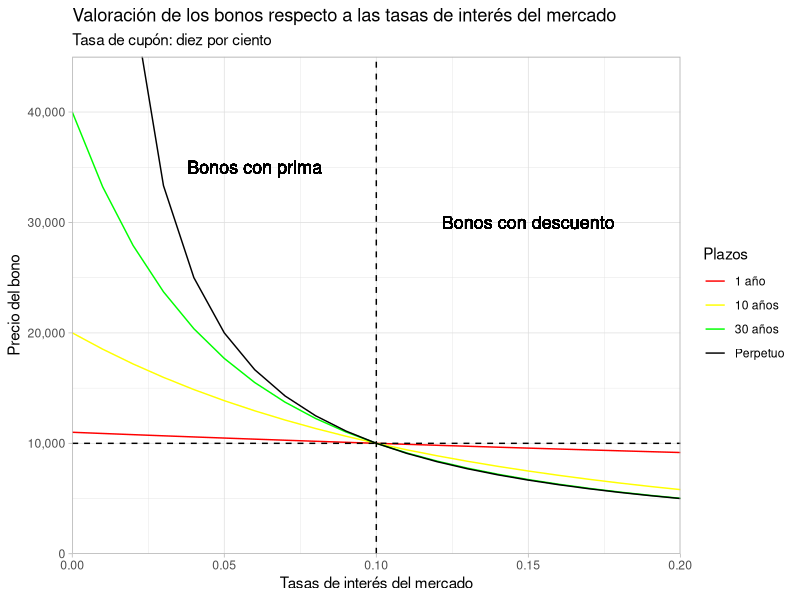
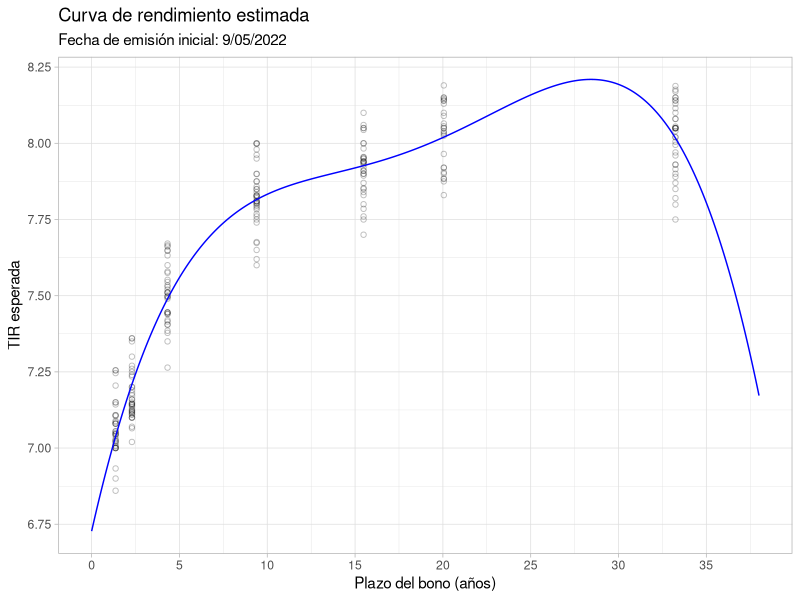

Here is the R script that generated these plots, in order:

######################################
# Instrumentos de renta fija - bonos #
######################################

# Working directory

setwd("Finanzas corporativas")

# Librerías útiles

library(tidyverse)
library(scales)

# Definición de funciones importantes

# VNA: Valor neto actual de una corriente de flujos. En el 1er flujo
# ya pasó un periodo.
vna <- function(coup, int){
  pres = 0
  tm = length(coup)
  for (k in 1:tm) {
    pres = pres + coup[k]/((1+int)^k)
  }
  return(pres)
}

# Valuación de un bono en base a la tasa de mercado vs. tasa cupón
bond_price <- function(vn, tm, i, r){
  cp <- rep(vn*i, tm)
  return(vna(cp, r) + vn/(1+r)^tm)
}

# Valores

i <- 0.1
r <- 0.1
t <- 10
vn <- 10000

bond_price(vn, t, i, r)

# Gráfico - valoración de bonos respecto a distintas tasas de mercado
#####################################################################

# Se observa cuál es la sensibilidad de los bonos ante la variación de tasas
# de mercado dependiendo del plazo del bono.

r_grid <- seq(0,0.2, by = 0.01)
t_grid <- c(1,10,30, 100000)

price_grid <- matrix(0, length(r_grid), length(t_grid)) %>% 
  cbind(r_grid) %>% as_tibble()

for (n in 1:length(t_grid)) {
  for (k in 1:length(r_grid)) {
    price_grid[k,n] <- bond_price(vn, t_grid[n], i, r_grid[k])
  }
}

ggplot(price_grid, aes(x = r_grid)) +
  geom_path(aes(y = V1, color = "red")) +
  geom_path(aes(y = V2, color = "yellow")) +
  geom_path(aes(y = V3, color = "green")) +
  geom_path(aes(y = V4, color = "black")) +
  geom_vline(xintercept = 0.10, linetype = 2) +
  geom_hline(yintercept = vn, linetype = 2) +
  geom_text(aes(x = 0.06, y = 35000), label = "Bonos con prima", cex = 4.5) +
  geom_text(aes(x = 0.15, y = 30000), label = "Bonos con descuento", cex = 4.5) +
  coord_cartesian(ylim = c(0,45000)) + 
  scale_y_continuous(breaks = seq(0,60000,10000), labels = comma,
                     expand = c(0,0)) +
  scale_x_continuous(expand = c(0,0)) + 
  scale_color_identity(name = "Plazos",
                       breaks = c("red", "yellow", "green", "black"),
                       labels = c("1 año", "10 años", "30 años", "Perpetuo"),
                       guide = "legend") +
  xlab("Tasas de interés del mercado") +
  ylab("Precio del bono") +
  labs(title = paste0("Valoración de los bonos respecto a las",
                      " tasas de interés del mercado"),
       subtitle = "Tasa de cupón: diez por ciento") +
  theme_light()

rm(list = ls())

################################################################################

# Aplicación práctica: estimación de la curva de rendimiento

# Se estimará la curva de rendimiento utilizando la información disponible en
# la página sbs.gob.pe. Así, se realizará una regresión de la TIR esperada sobre
# el plazo de vencimiento.


# Lectura de los datos:
df <- read_csv("data/hist_bonos.csv", locale=locale(encoding="latin1"))
names(df)

# Ahora, se seleccionan solo aquellos bonos emitidos por el gobierno y cuyo 
# origen sea del mercado. Además, solo se guardarán algunas variables.

# Se elegirá el día de inicio de la fecha y se asumirá un mismo día de
# emisión de bonos de tal manera de que todos los plazos anuales sean positivos.

fecha_ini <- "9/05/2022"

df <- df %>% 
  filter(`Origen(*)` == "Mercado" & Emisor == "GOB.CENTRAL") %>%
  select(tir = `TIR %`, p_limp = `P. Limpio (monto)`, p_suc = `P. Sucio (monto)`,
         f_venc = `F. Vencimiento`, coup = `Cupón`) %>% 
  mutate(
    plazo_d = as.numeric(
      difftime(as.Date(f_venc, format = "%d/%m/%Y"), 
               as.Date(fecha_ini, format = "%d/%m/%Y"),
               units = "days")),
    plazo_y = plazo_d/360) %>% 
  filter(plazo_d > 0) %>% 
  arrange(plazo_y)

# Como se hizo en clase, se estima un polinomio de orden cuatro como curva de
# rendimiento.

y_curve <- lm(tir ~ poly(plazo_y, degree = 4, raw = TRUE),
              data = df)

tir_grid <- predict(y_curve, list(plazo_y = 0:380/10))

dummy_df <- tibble(plazo_y = 0:380/10, tir = tir_grid)

ggplot(df) +
  geom_point(aes(x = plazo_y, y = tir), alpha = 0.25, shape = 21) +
  geom_path(data = dummy_df, mapping = aes(x = plazo_y, y = tir),
            color = "blue") +
  scale_x_continuous(breaks = seq(0,35,5)) +
  scale_y_continuous(breaks = seq(6,8.5,0.25)) +
  xlab("Plazo del bono (años)") +
  ylab("TIR esperada") +
  labs(title = "Curva de rendimiento estimada",
       subtitle = paste0("Fecha de emisión inicial: ", fecha_ini)) +
  theme_light()

